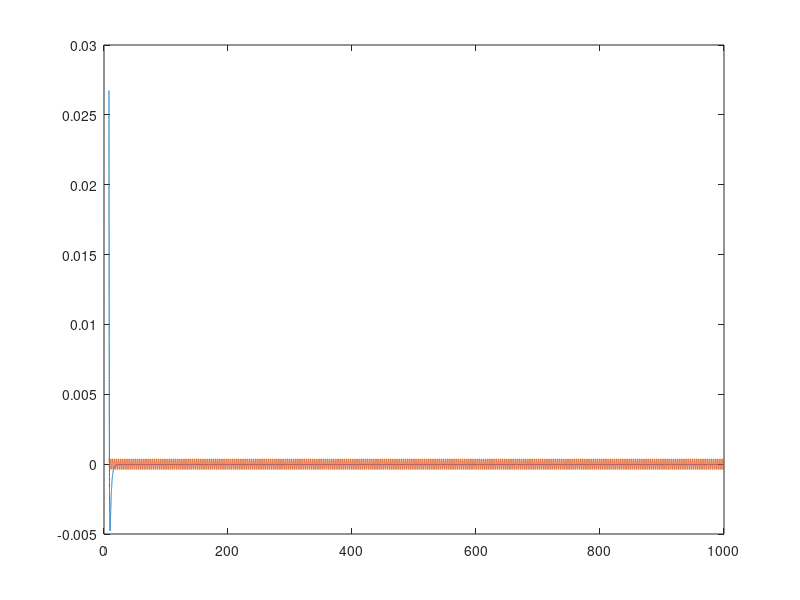

Write the MATLAB code that produced this figure. (Note: this script raises an error after producing the figure.)
function trial
%% Problem spceifics
% Ar-Ar scattering example from 
% http://www2.chem.umd.edu/groups/alexander/teaching/inelastic_scattering.pdf
% zStart = 2; 
% zEnd   = 300; %bohr
% mu = 19.974; % molecular mass
% 
% % incoming energy
% % Tinc = 10e-9;           % Kelvin
% % Einc = Tinc/3.1668e-6; % Hartree
% Einc = 5e-4;
% 
% % Potentials coeffs given in Ha a0 (Hartree Bohr)
% De = 4.456e-4;
% re = 7.1053;
% beta = 0.89305;

% Sr-Sr
zStart = 8; 
zEnd   = 1000; %bohr
mu = 84/2; % molecular mass

% incoming energy
%Tinc = 1e-6;           % Kelvin
%Einc = Tinc/3.1668e-6; % Hartree
Einc = 5e-2;

% Potentials coeffs given in Ha a0 (Hartree Bohr)
C6  = 3164; 
C8  = 3.82e5;
C10 = 5.05e7;
C12 = 7.464e9;

%% Function definitions
% Types of potentials
V_modLJ = @(r) C12./r.^12 - C6./r.^6 - C8./r.^8 - C10./r.^10; % modified Lennard - Jones potential
V_morse = @(r) De*(exp(-2*beta*(r-re)) - 2*exp(-beta*(r-re)));% Morse potential

%Wavevector definition
k       = @(E) sqrt(2*mu*E);

% Spherical bessel functions
jRicBes = @(l, x)  sqrt(pi*x/2).*besselj(l+(1/2),x);
yRicBes = @(l, x) sqrt(pi*x/2).*bessely(l+(1/2),x);

% Analytic aymptotic solution
u    = @(z, k, el, coeffs) (1./k).*(coeffs(1).*jRicBes(el, k.*z) + coeffs(2).*yRicBes(el, k.*z));
uCol = @(z, k, el, coeffs) [ (1./k).*coeffs(1).*jRicBes(el, k.*z)
                             (1./k).*coeffs(2).*yRicBes(el, k.*z) ];

% General Numerov propagator (used for linear second order differential equations)
% INPUTS
%   d: grid spacing (grid must be equidistanct)
%   k: 3 element squared wavevector, [k_n-2, k_n-1, k_n] where k_i is the position at a specified index i, and i = n is the current index
%   R: 2 element value vector, [R_n-2, R_n-1] where R(z) is the scaled radial wavefunction being solved for
numerov  = @(d, k, R) ((2 - (10*d^2/12)*k(2))*R(2) - (1 + (d^2/12)*k(1))*R(1))/(1 + (d^2/12)*k(3));

%% Setup
% Choose the type of potential
V    = @(r) V_modLJ(r);
kLoc = @(r) k(Einc - V(r)); % local wavevector

% Grid spacing (must be equidistant)
rMin = 9.688; % Position of minimum defined above
lambdaMax = 1/(2*pi*kLoc(rMin)); % fastest oscillation is at deepest point in potential
d = lambdaMax/10; % At least 10 points per oscillation

% Grid spacing (must be equidistant)
% rMin = 7.113; % Position of minimum defined above
% lambdaMax = 1/(2*pi*kloc(rMin)); % fastest oscillation is at deepest point in potential
% d = lambdaMax/50; % At least 10 points per oscillation

% Partial wave
el = 0;
    
% z - the interparticle spacing
z = zStart:d:zEnd;
    
% Initialize solution vector
[R, Psi] = deal(nan(1,length(z)));
R(1) = 1e-10; %arbitrary
R(2) = (1 + k(V(z(1)) - Einc)*d)*R(1); % assume linear first step

Psi(1) = 1e-10;
Psi(2) = 1e-10*1.05;

%% Solver
% Propagate radial function from within classically forbidden region
for i = 3:length(z)
    R(i)      = numerov(d, kLoc(z([i-2 i-1 i])).^2, R([i-2 i-1]));
    Psi(i)    = numerov(d, kLoc(z([i-2 i-1 i])).^2, Psi([i-2 i-1]).*z([i-2 i-1]));
end

% Find the value at the asymptotic solution to get normalization
x = k(Einc).*z([end end-1]);
asymSol = [ jRicBes(el, x(1)), yRicBes(el, x(1)) 
            jRicBes(el, x(2)), yRicBes(el, x(2)) ];
            
numSol  = [ k(Einc)*R(end)
            k(Einc)*R(end-1) ];
        
% Solve for incoming and outgoing wave coefficients
rcoeffs  = asymSol\numSol;

% Normalize coefficients
coeffs  = rcoeffs./norm(rcoeffs);

% Find the normalization for the numerical solution
A = u(z(end), k(Einc), el, coeffs)/R(end);
G = (u(z(end), k(Einc), el, coeffs)/z(end))/Psi(end);

psiR = A*R.*z;
psiAsym = @(z) u(z, kLoc(z), el, coeffs).*z;

scalePsiR = psiR*1e-5;
scalePsi  = @(z) psiAsym(z)*1e-5;


figure;
plot(z, V(z), z, A*R*1e-3)
ylim([min(V(z)) max(A*R*1e-3)]*1.1)
xlim([5 40])

% figure;
% plot(z, V(z), z, scalePsiR, z(z>15), scalePsi(z(z>15)))
% ylim([min(V(z)) max(scalePsiR)]*1.1)
% %ylim([-0.5 0.5]*1e-3); xlim([10 200]);
% 
% figure;
% plot(z, V(z), z, Psi)
% ylim([-0.5 0.5]*1e-3); xlim([10 200]);
end